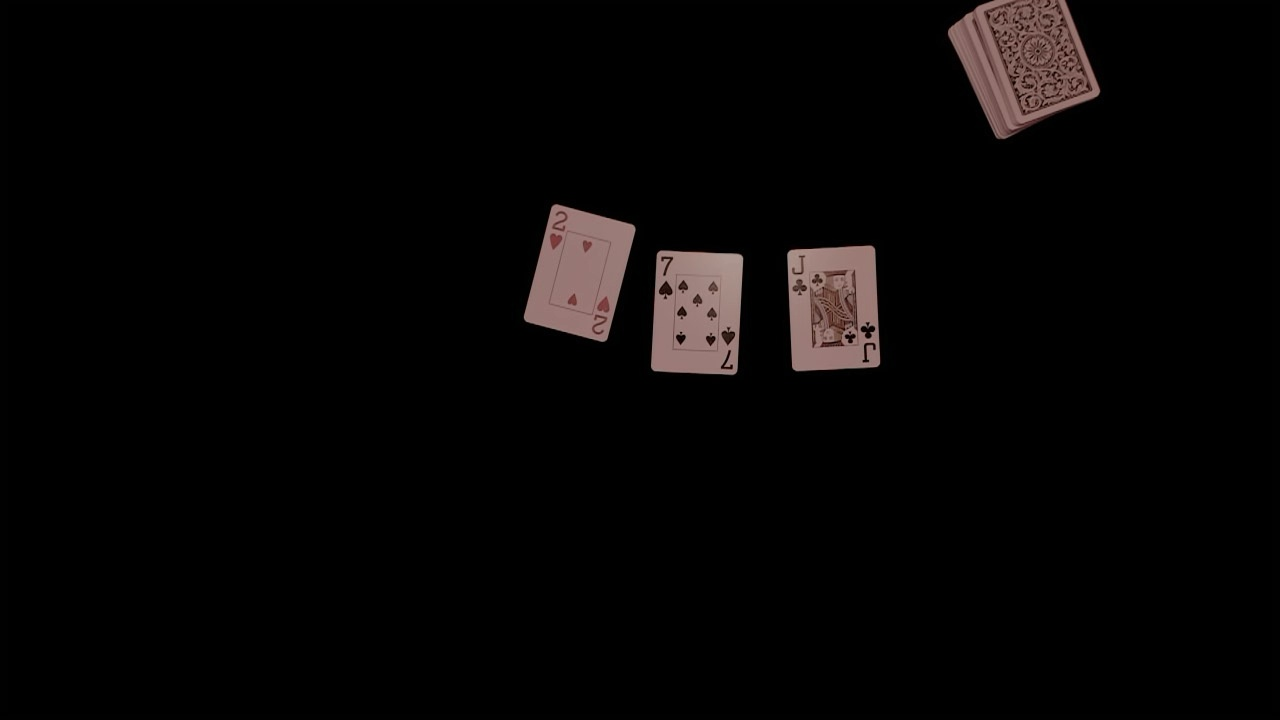
#> input picture test_frames/frame1.jpg, 1280 x 720 px, given in place of the camera
$ python capture_deck_backs.py
#> lines starting #> are read from the running program, lines starting #| are printed output that depends on the picture; after the words box and inside, x2 and y2 are one past the last pixel; in counts of white or black regions, pixels touching at a corner belong together
#!/usr/bin/env python3
"""
Simple tool to capture deck back templates.
Place a face-down card in view and click to capture.
"""

import cv2
import os
import numpy as np
import time
from pathlib import Path
from dotenv import load_dotenv

# Get project root directory (parent of tools/)
PROJECT_ROOT = Path(__file__).parent.parent

# Load env
env_path = PROJECT_ROOT / "env"
if env_path.exists():
    load_dotenv(env_path)

CAMERA_INDEX = int(os.getenv("CAMERA_INDEX", "0"))
ROI = tuple(int(p or "0") for p in os.getenv("ROI", "0,0,0,0").split(",")[:4]) if os.getenv("ROI") else (0,0,0,0)
WARP_W = int(os.getenv("WARP_W", "500"))
WARP_H = int(os.getenv("WARP_H", "700"))

TEMPL_DIR = Path(os.getenv("CARD_FULL_TEMPL_DIR", str(PROJECT_ROOT / "templates")))
os.makedirs(TEMPL_DIR, exist_ok=True)

def _roi(frame, r):
    x, y, w, h = r
    if w <= 0 or h <= 0:
        return frame, 0, 0
    x2, y2 = min(frame.shape[1], x+w), min(frame.shape[0], y+h)
    return frame[y:y2, x:x2].copy(), x, y

def _normalize_L(gray):
    """Normalize lightness channel for better edge detection."""
    mean = gray.mean()
    std = gray.std() + 1e-6
    normalized = ((gray.astype(np.float32) - mean) / std * 50 + 128).clip(0, 255).astype(np.uint8)
    return normalized

def _warp_from_contour(img_bgr, cnt, out_size=(WARP_W, WARP_H)):
    """Extract card from contour using perspective transform."""
    box = cv2.minAreaRect(cnt)
    box_pts = cv2.boxPoints(box)
    box_pts = np.float32(box_pts)

    # Order points: top-left, top-right, bottom-right, bottom-left
    s = box_pts.sum(axis=1)
    diff = np.diff(box_pts, axis=1)
    tl = box_pts[np.argmin(s)]
    br = box_pts[np.argmax(s)]
    tr = box_pts[np.argmin(diff)]
    bl = box_pts[np.argmax(diff)]

    src = np.float32([tl, tr, br, bl])
    W, H = out_size
    dst = np.float32([[0, 0], [W, 0], [W, H], [0, H]])

    M = cv2.getPerspectiveTransform(src, dst)
    warp = cv2.warpPerspective(img_bgr, M, (W, H))
    return warp, box_pts.astype(np.int32), (W, H)

def _card_candidates(mask, frame_w, frame_h):
    """Find card-like contours."""
    contours, _ = cv2.findContours(mask, cv2.RETR_EXTERNAL, cv2.CHAIN_APPROX_SIMPLE)
    for cnt in contours:
        area = cv2.contourArea(cnt)
        if area < 3000:
            continue
        x, y, w, h = cv2.boundingRect(cnt)
        if min(w, h) < 85:
            continue
        hull = cv2.convexHull(cnt)
        solidity = area / (cv2.contourArea(hull) + 1e-6)
        (cx, cy), (mw, mh), ang = cv2.minAreaRect(cnt)
        asp = max(mw, mh) / max(1.0, min(mw, mh))
        if not (1.25 <= asp <= 1.75):
            continue
        if solidity < 0.88:
            continue
        yield cnt

capture_state = {'capture': False}

def mouse_callback(event, x, y, flags, param):
    if event == cv2.EVENT_LBUTTONDOWN:
        capture_state['capture'] = True

def main():
    # Define your deck types with display colors
    DECK_TYPES = [
        ("RED_WHITE", (0, 0, 255)),      # Red/white deck - Red color
        ("BLUE_WHITE", (255, 0, 0)),    # Blue/white deck - Blue color
        ("PINK_YELLOW", (203, 192, 255)), # Pink/yellow deck - Pink color
        ("LIGHT_BLUE_YELLOW", (255, 255, 0))  # Light blue/yellow deck - Cyan color
    ]

    # Sample positions/rotations (similar to regular card template capture)
    SAMPLE_POSITIONS = [
        "Center, normal orientation",
        "Left position",
        "Right position",
        "Up position",
        "Down position",
        "Center, rotated ~15°",
        "Center, rotated ~45°"
    ]

    SAMPLES_PER_DECK = len(SAMPLE_POSITIONS)  # Number of samples to capture per deck

    print("=" * 60)
    print("Deck Back Template Capture")
    print("=" * 60)
    print(f"\nWill capture {SAMPLES_PER_DECK} samples for each deck:")
    for i, (deck, _) in enumerate(DECK_TYPES, 1):
        print(f"  {i}. {deck.replace('_', '/')}")
    print("\nInstructions:")
    print("  - Click mouse to capture current sample")
    print("  - Script will automatically advance to next deck after all samples")
    print("  - Press 'n' to skip to next deck early")
    print("  - Press 'q' to quit")
    print("=" * 60)

    cap = cv2.VideoCapture(CAMERA_INDEX)
    if not cap.isOpened():
        print(f"[ERROR] Could not open camera {CAMERA_INDEX}")
        return

    try:
        cap.set(cv2.CAP_PROP_FOURCC, cv2.VideoWriter_fourcc(*'MJPG'))
        cap.set(cv2.CAP_PROP_FRAME_WIDTH, 3840)
        cap.set(cv2.CAP_PROP_FRAME_HEIGHT, 2160)
        cap.set(cv2.CAP_PROP_FPS, 24)
    except Exception:
        pass

    window_name = "Deck Back Capture - Click to capture, N for next deck, Q to quit"
    cv2.namedWindow(window_name, cv2.WINDOW_NORMAL)
    cv2.setMouseCallback(window_name, mouse_callback)

    deck_idx = 0
    sample_num = 1
    samples_captured = 0

    while True:
        ret, frame = cap.read()
#> frame is the input picture: shape (720, 1280, 3); mean B, G, R 5.1, 5.3, 6.9
        if not ret:
            break

        proc, offx, offy = _roi(frame, ROI) if sum(ROI) != 0 else (frame, 0, 0)
#> offx = 0; offy = 0
        gray = cv2.cvtColor(proc, cv2.COLOR_BGR2GRAY)
        norm = _normalize_L(gray)
#> in _normalize_L, `mean = gray.mean()`: mean = 5.74
#> in _normalize_L, `std = gray.std() + 1e-6`: std = 25.56
        _, th = cv2.threshold(norm, 0, 255, cv2.THRESH_BINARY + cv2.THRESH_OTSU)
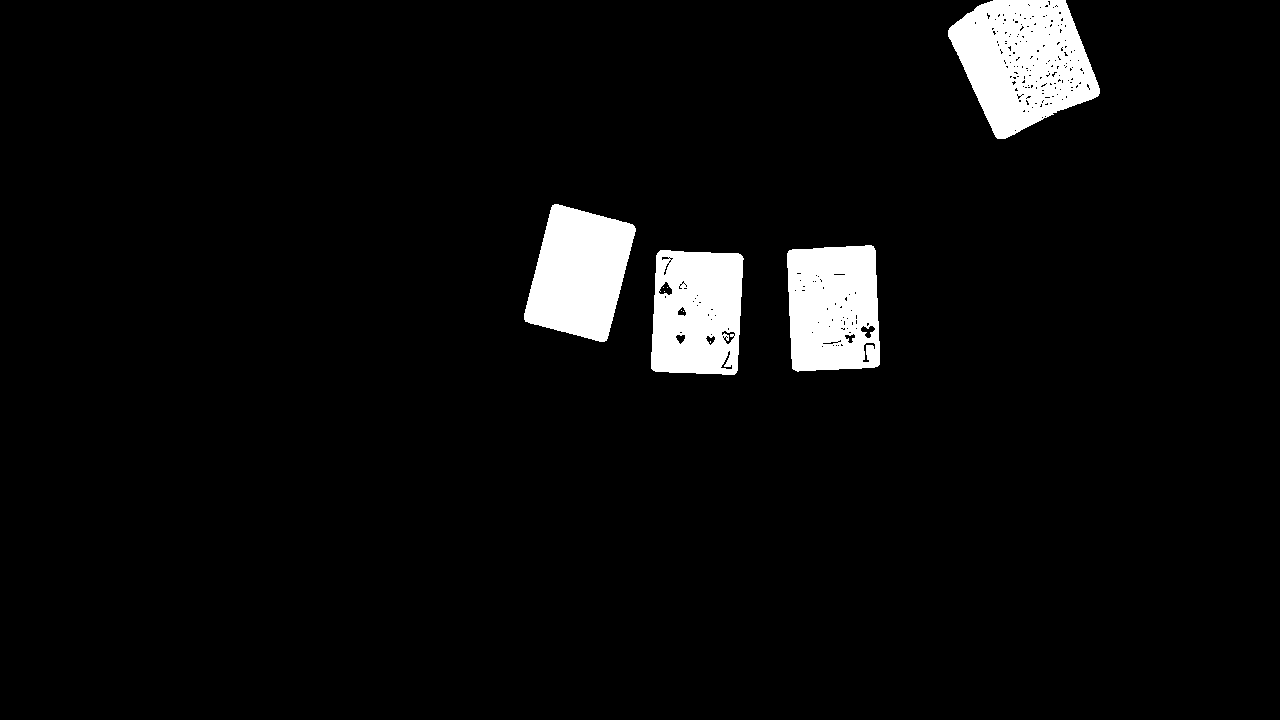
#> th: shape (720, 1280); 4.9% white; 10 white regions (6 under 20 px), largest, box (x1, y1, x2, y2) and area: (948, 0, 1100, 139) 13852, (524, 204, 636, 342) 10636, (787, 245, 880, 372) 10518, (651, 250, 744, 375) 10119

        detected_warp = None
        display_frame = frame.copy()

        for cnt in _card_candidates(th, proc.shape[1], proc.shape[0]):
            warp, box, (mw, mh) = _warp_from_contour(proc, cnt)
            detected_warp = warp
            box_int = box.astype(np.int32)
            cv2.drawContours(display_frame, [box_int + [offx, offy]], -1, (0, 255, 0), 2)
            break
#> this loop made 1 pass
#> (box_pts in _warp_from_contour, s in _warp_from_contour, diff in _warp_from_contour, src in _warp_from_contour, W in _warp_from_contour, H in _warp_from_contour, dst in _warp_from_contour, mw) on pass 1: ([[737.1, 375.4], [650, 371], [656.2, 248.9], [743.3, 253.3]], [1112.6, 1021.1, 905.1, 996.6], [-361.7, -279, -407.4, -490], [[656.2, 248.9], [743.3, 253.3], [737.1, 375.4], [650, 371]], 500, 700, [[0, 0], [500, 0], [500, 700], [0, 700]], 500)
#> pass 1, in _warp_from_contour, `warp = cv2.warpPerspective(img_bgr, M, (W, H))`:
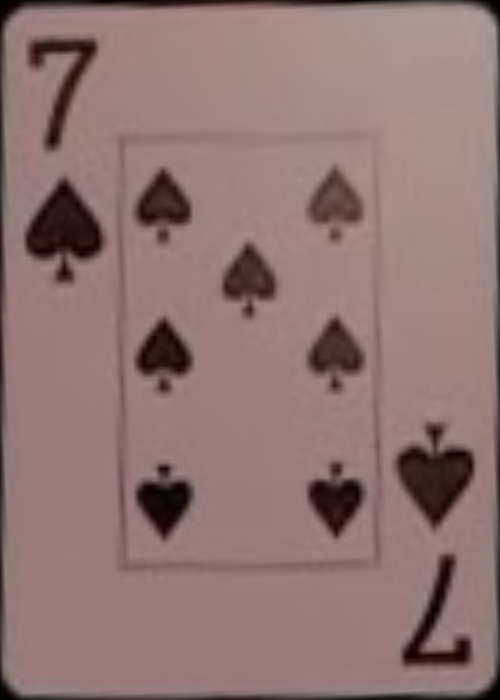
#> warp: shape (700, 500, 3); mean B, G, R 112.9, 117, 144.4
#> after the loop:
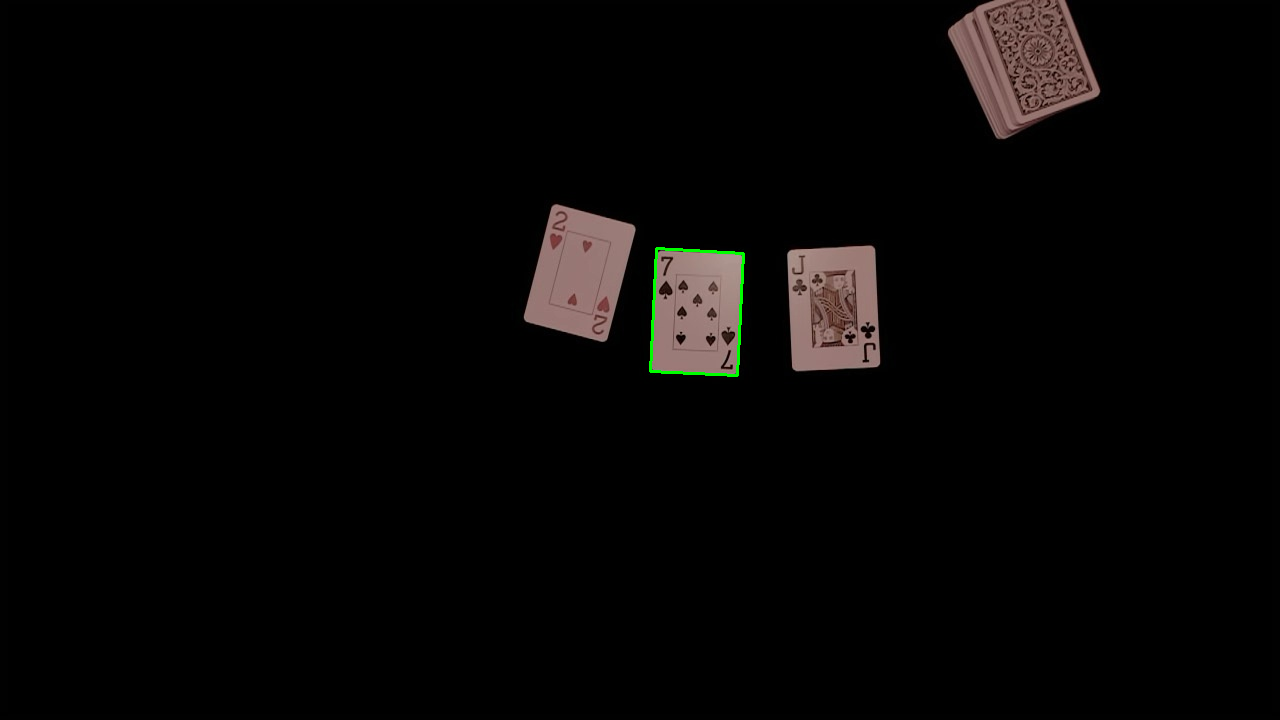
#> display_frame: shape (720, 1280, 3); 0.14% of pixels changed, all inside (x1, y1, x2, y2) = (649, 247, 745, 377)

        # Show detected warp preview
        if detected_warp is not None:
            h, w = display_frame.shape[:2]
#> h = 720; w = 1280
            warp_display = cv2.resize(detected_warp, (200, 280))
            h_w, w_w = warp_display.shape[:2]
#> h_w = 280; w_w = 200
            warp_x = w - w_w - 20
#> warp_x = 1060
            warp_y = h - h_w - 20
#> warp_y = 420
            display_frame[warp_y:warp_y+h_w, warp_x:warp_x+w_w] = warp_display
            cv2.rectangle(display_frame, (warp_x-2, warp_y-2), (warp_x+w_w+2, warp_y+h_w+2), (0, 255, 0), 3)

        # Get current deck info
        if deck_idx < len(DECK_TYPES):
            current_deck, deck_color = DECK_TYPES[deck_idx]
            deck_display_name = current_deck.replace('_', '/')
        else:
            current_deck = None
            deck_display_name = "ALL COMPLETE"
            deck_color = (0, 255, 0)  # Green when done

        current_position = SAMPLE_POSITIONS[samples_captured] if samples_captured < len(SAMPLE_POSITIONS) else "Done"

        # Large, prominent deck color indicator at top
        h, w = display_frame.shape[:2]
        overlay = display_frame.copy()
        cv2.rectangle(overlay, (0, 0), (w, 120), deck_color, -1)
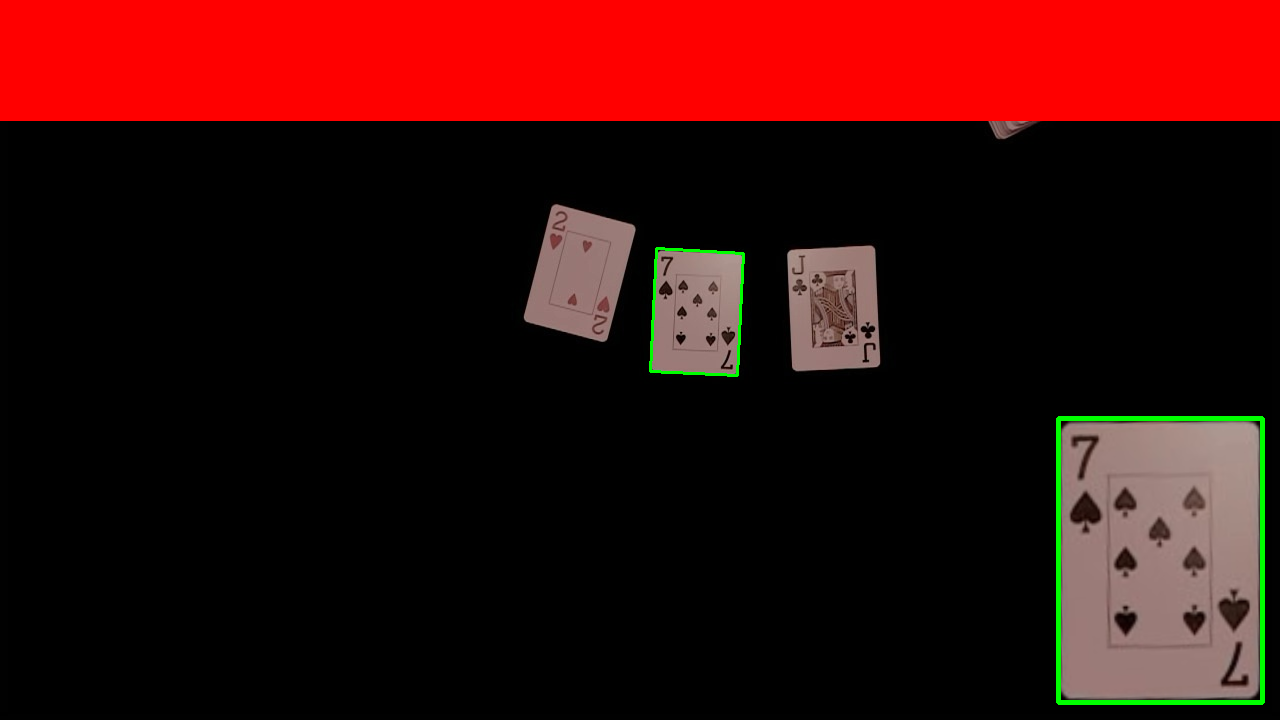
#> overlay: shape (720, 1280, 3); mean B, G, R 10.7, 12.7, 56.6
        cv2.addWeighted(overlay, 0.3, display_frame, 0.7, 0, display_frame)

        # Large deck name text
        deck_text = f"CAPTURING: {deck_display_name}"
        text_size = cv2.getTextSize(deck_text, cv2.FONT_HERSHEY_DUPLEX, 1.5, 4)[0]
#> text_size = (566, 34)
        text_x = (w - text_size[0]) // 2
#> text_x = 357
        cv2.putText(display_frame, deck_text,
                   (text_x, 50), cv2.FONT_HERSHEY_DUPLEX, 1.5, (255, 255, 255), 4)

        # Sample progress
        progress_text = f"Sample {samples_captured + 1}/{SAMPLES_PER_DECK}"
        progress_size = cv2.getTextSize(progress_text, cv2.FONT_HERSHEY_SIMPLEX, 1.0, 2)[0]
#> progress_size = (194, 22)
        progress_x = (w - progress_size[0]) // 2
#> progress_x = 543
        cv2.putText(display_frame, progress_text,
                   (progress_x, 85), cv2.FONT_HERSHEY_SIMPLEX, 1.0, (255, 255, 255), 2)

        # Position text
        position_text = f"Position: {current_position}"
        cv2.putText(display_frame, position_text,
                   (10, 140), cv2.FONT_HERSHEY_SIMPLEX, 0.7, (255, 255, 0), 2)

        instruction_text = "Click to capture | N=skip to next deck | Q=quit"
        cv2.putText(display_frame, instruction_text,
                   (10, 170), cv2.FONT_HERSHEY_SIMPLEX, 0.7, (255, 255, 255), 2)

        # Show progress for all decks
        progress_y = 200
        cv2.putText(display_frame, "Deck Progress:",
                   (10, progress_y), cv2.FONT_HERSHEY_SIMPLEX, 0.7, (255, 255, 255), 2)
        progress_y += 30

        for i, (deck, deck_color_bgr) in enumerate(DECK_TYPES):
            if i == deck_idx:
                # Current deck - highlight with its color
                prefix = "→ "
                text_color = (255, 255, 255)  # White text on colored background
                bg_color = deck_color_bgr
            elif i < deck_idx:
                # Completed deck - green checkmark
                prefix = "✓ "
                text_color = (0, 255, 0)
                bg_color = None
            else:
                # Upcoming deck - gray
                prefix = "  "
                text_color = (128, 128, 128)
                bg_color = None

            deck_name = deck.replace('_', '/')
            # Count existing samples for this deck
            existing = 0
            if os.path.exists(TEMPL_DIR):
                existing = len([f for f in os.listdir(TEMPL_DIR)
                               if f.startswith(f"BACK_{deck}") and f.endswith(('.png', '.jpg', '.jpeg'))])

            progress_text = f"{prefix}{deck_name}: {existing}/{SAMPLES_PER_DECK} samples"

            # Draw background for current deck
            if bg_color is not None:
                text_size = cv2.getTextSize(progress_text, cv2.FONT_HERSHEY_SIMPLEX, 0.6, 2)[0]
#> text_size = (286, 14)
                cv2.rectangle(display_frame, (5, progress_y - 20),
                             (text_size[0] + 15, progress_y + 5), bg_color, -1)

            cv2.putText(display_frame, progress_text,
                       (10, progress_y), cv2.FONT_HERSHEY_SIMPLEX, 0.6, text_color, 2)
            progress_y += 25

        cv2.imshow(window_name, display_frame)
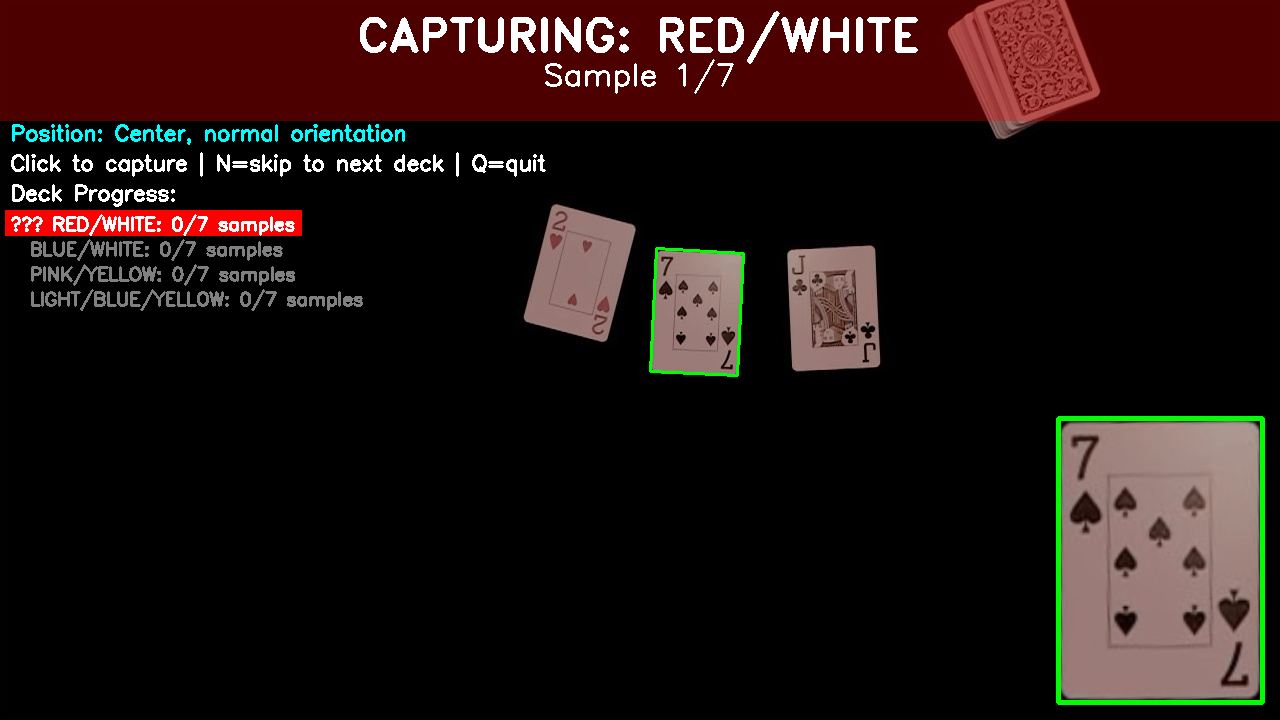
#> window 'Deck Back Capture - Click to c': shape (720, 1280, 3); mean B, G, R 17.4, 19.5, 33.8

        if capture_state['capture']:
            capture_state['capture'] = False
            if current_deck is None:
                print("\n[INFO] All decks completed!")
                continue

            if detected_warp is not None:
                filename = f"BACK_{current_deck}{sample_num}.png"
                filepath = os.path.join(TEMPL_DIR, filename)
                cv2.imwrite(filepath, detected_warp)
                position_name = SAMPLE_POSITIONS[samples_captured] if samples_captured < len(SAMPLE_POSITIONS) else "sample"
                print(f"  ✓ Saved: {filename} ({samples_captured + 1}/{SAMPLES_PER_DECK} - {position_name})")
                sample_num += 1
                samples_captured += 1

                # Show next position hint
                if samples_captured < SAMPLES_PER_DECK:
                    next_position = SAMPLE_POSITIONS[samples_captured]
                    print(f"  → Next: {next_position}")

                # Auto-advance to next deck if we've captured enough samples
                if samples_captured >= SAMPLES_PER_DECK:
                    print(f"\n✓ Completed {deck_display_name} ({SAMPLES_PER_DECK} samples)")
                    deck_idx += 1
                    samples_captured = 0
                    sample_num = 1  # Reset sample number for next deck
                    if deck_idx >= len(DECK_TYPES):
                        print("\n🎉 All decks completed!")
                        # Don't break immediately - let user see completion message
                        time.sleep(2)
                        break
                    else:
                        next_deck, next_color = DECK_TYPES[deck_idx]
                        next_deck_name = next_deck.replace('_', '/')
                        print(f"\n{'='*60}")
                        print(f"→ AUTOMATICALLY MOVING TO: {next_deck_name}")
                        print(f"{'='*60}")
                        print(f"  First position: {SAMPLE_POSITIONS[0]}")
                        print(f"  Place a {next_deck_name} deck card in view")
            else:
                print("  [WARNING] No card detected. Try again.")

        key = cv2.waitKey(1) & 0xFF
#> (key q is pressed here)
        if key == ord('q') or key == 27:
            break
        elif key == ord('n'):
            # Manually advance to next deck
            if current_deck:
                remaining = SAMPLES_PER_DECK - samples_captured
                print(f"\n→ Skipping {remaining} remaining sample(s) for {deck_display_name}")
            deck_idx += 1
            samples_captured = 0
            sample_num = 1  # Reset sample number for next deck
            if deck_idx >= len(DECK_TYPES):
                print("\n🎉 All decks completed!")
                break
            else:
                next_deck, next_color = DECK_TYPES[deck_idx]
                next_deck_name = next_deck.replace('_', '/')
                print(f"\n{'='*60}")
                print(f"→ MOVING TO: {next_deck_name}")
                print(f"{'='*60}")
                print(f"  First position: {SAMPLE_POSITIONS[0]}")
                print(f"  Place a {next_deck_name} deck card in view")

    cap.release()
    cv2.destroyAllWindows()

    # Count total samples captured
    total_samples = 0
    print("\n" + "=" * 60)
    print("Capture Summary:")
    print("=" * 60)
    if os.path.exists(TEMPL_DIR):
        for deck_name, _ in DECK_TYPES:
            deck_files = [f for f in os.listdir(TEMPL_DIR)
                         if f.startswith(f"BACK_{deck_name}") and f.endswith(('.png', '.jpg', '.jpeg'))]
            count = len(deck_files)
            total_samples += count
            display_name = deck_name.replace('_', '/')
            status = "✓" if count > 0 else "✗"
            print(f"  {status} {display_name}: {count} sample(s)")
    print(f"\nTotal: {total_samples} deck back template(s)")
    print("\nTo enable deck back template matching, add to env file:")
    print("  USE_DECK_BACK_TEMPLATES=1")
    print("  DECK_BACK_TEMPLATE_THRESH=0.50")

if __name__ == "__main__":
    main()
